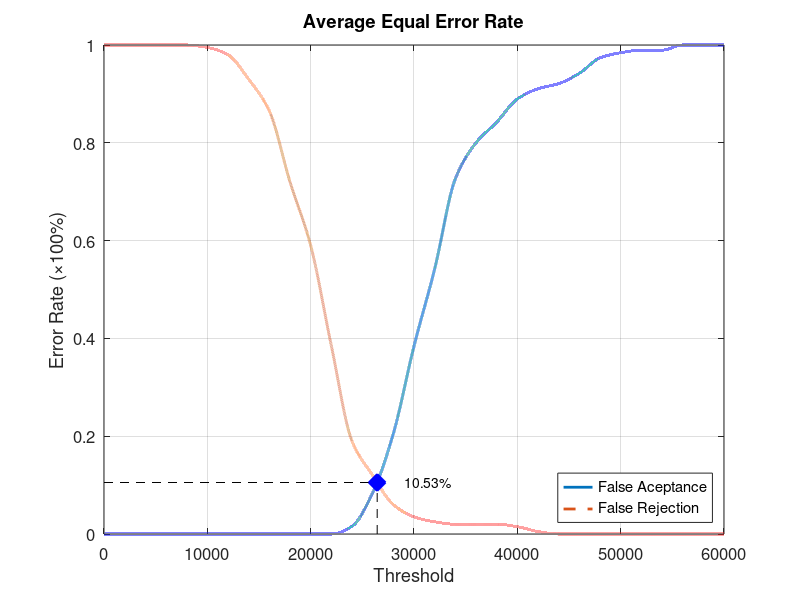
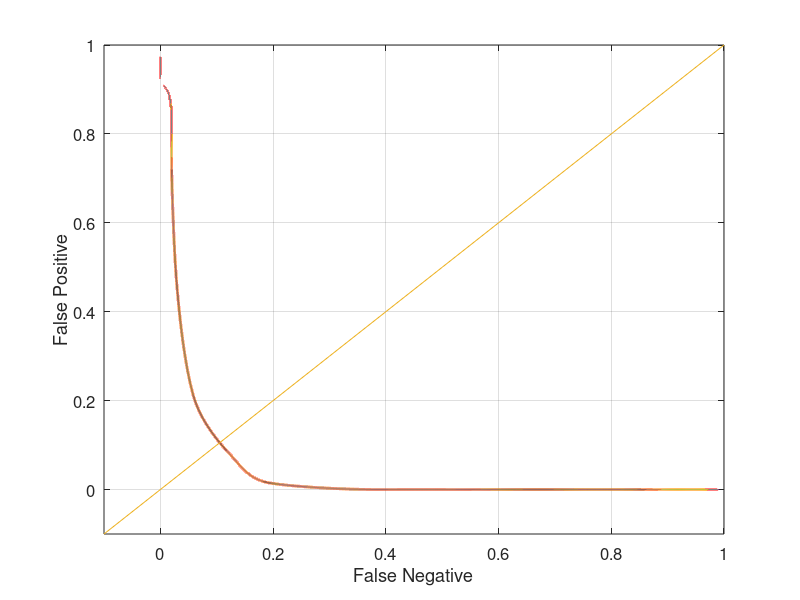

Source code (MATLAB) for these figures, in order:
function yEER = Database4_1
close all;
clear;
clc;
x = 0:2000:60000;
xq = 0:0.5:60000;

y0 = [0 0 0 0 0 0 0 0 0 0 0 0 0.0157895 0.0842105 0.205263 0.384211 0.542105 0.726316 0.8 0.842105 0.889474 0.910526 0.921053 0.942105 0.973684 0.984211 0.989474 0.989474 1 1 1];
yy0 = interp1(x, y0, xq, 'pchip');
y1 = [1 1 1 1 1 0.995 0.98 0.93 0.865 0.72 0.59 0.385 0.19 0.12 0.06 0.035 0.025 0.02 0.02 0.02 0.015 0.005 0 0 0 0 0 0 0 0 0];
yy1 = interp1(x, y1, xq, 'pchip');

% Calculating EER: 
y2 = abs(y0 - y1);
find(y2 == min(y2))
yy2 = abs(yy0 - yy1);
xEER = find(yy2 == min(yy2));
xEERIndex = xq(xEER) % X-axis EER
yEER = yy0(xEER) % Y-axis EER

main = figure
plot(xq, yy0,'-','LineWidth', 2);	hold on
plot(xq, yy1,'--','LineWidth', 2);	hold on
plot([xEERIndex xEERIndex], [0 yEER], 'k--');	hold on
plot([0 xEERIndex], [yEER yEER], 'k--');	hold on
plot(xEERIndex, yEER, 'bx', 'LineWidth', 10);	hold on
text(xEERIndex + 10 * xEERIndex / 100, yEER, [num2str(round((10000 * yEER)) / 100) '%'])
legend('False Aceptance', 'False Rejection', 'Location', 'SouthEast')
xlabel('Threshold')
ylabel('Error Rate (\times100%)')
title('Average Equal Error Rate')
set(gca, 'FontSize', 12)
axis([0 60000 0 1])
grid on

print(main, 'Database4_1Main', '-dpng');
FNRxFPR = figure('Color', [1 1 1]);
plot(yy1, yy0, '-', yy1, yy0, 'LineWidth', 2);
hold on
y = -0.1:0.1:1
plot(y, y); 
set(gca, 'FontSize', 12)
xlabel('False Negative')
ylabel('False Positive')
axis([-0.1 1 -0.1 1])
set(gca, 'FontSize', 12)
grid on

print(FNRxFPR, 'Database4_1FNRxFPR','-dpng');
end
